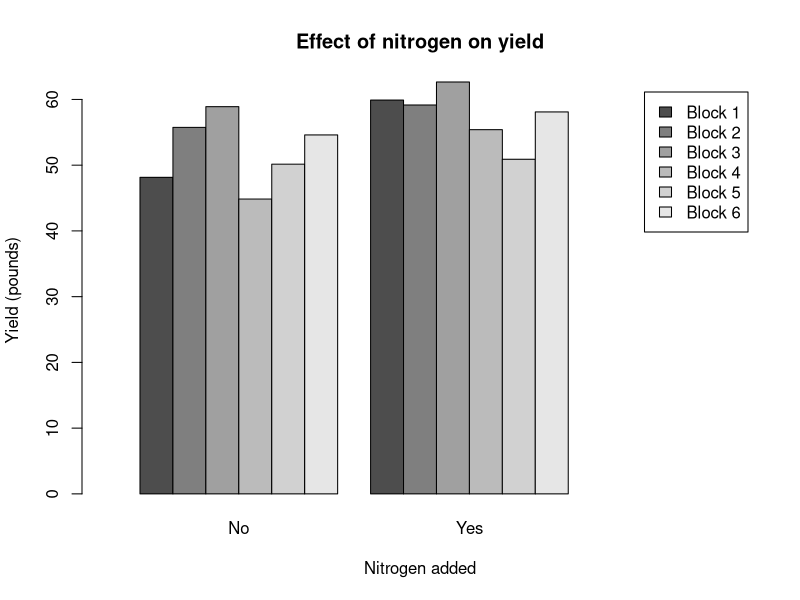

Write the R code that produced this figure.
# Load MASS package
library(MASS)

# Set seed 
set.seed(0)

# Create a vector representing the blocks
blocks <- rep(1:6, each = 4)

# Randomly assign nitrogen to two plots in each block
nitrogen <- numeric(length = 24)
for (i in 1:(length(nitrogen)/4)) {
  sample_seq <- sample(c(0, 0, 0, 0), size = 4, replace = TRUE)
  sample_seq[sample(sample(4, 2))] <- 1 # randomly set two elements to 1
  nitrogen[(4*(i-1)+1):(4*i)] <- sample_seq
}

# Randomly assign phosphate to two plots in each block
phosphate <- numeric(length = 24)
for (i in 1:(length(phosphate)/4)) {
  sample_seq <- sample(c(0, 0, 0, 0), size = 4, replace = TRUE)
  sample_seq[sample(sample(4, 2))] <- 1 # randomly set two elements to 1
  phosphate[(4*(i-1)+1):(4*i)] <- sample_seq
}

# Randomly assign potassium totwo plots in each block
potassium <- numeric(length = 24)
for (i in 1:(length(potassium)/4)) {
  sample_seq <- sample(c(0, 0, 0, 0), size = 4, replace = TRUE)
  sample_seq[sample(sample(4, 2))] <- 1 # randomly set two elements to 1
  potassium[(4*(i-1)+1):(4*i)] <- sample_seq
}

# Create a data frame to represent the randomization
randomization <- data.frame(blocks, nitrogen, phosphate, potassium)

# View the resulting randomization
print(randomization)

# Part B:

# Calculate average yield
avg_yield <- with(npk, tapply(yield, list(block, N), mean))


par(mfrow=c(1,1))
# Create a bar plot to show the results
barplot(avg_yield, 
        beside = TRUE, 
        legend = paste("Block", rownames(avg_yield)),
        xlab = "Nitrogen added", 
        names=c("No", "Yes"),
        xlim=c(0, 19),
        ylab = "Yield (pounds)", main = "Effect of nitrogen on yield")

# Part C:

# Create a full two-way ANOVA model
model <- aov(yield ~ block * N, data = npk)

# Print the ANOVA table
anova(model)
